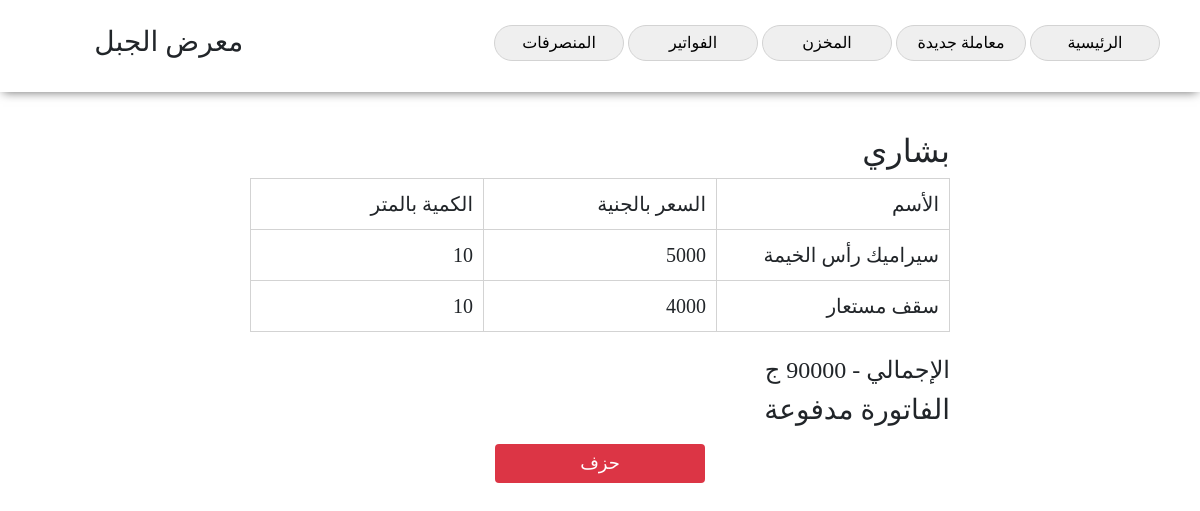
Page /showpill/1 (signed in) on the committed database.
### model.py (models this page shows)
class Pill(Model):
	customerName = CharField()
	data = JSONField()
	price = IntegerField()
	month = CharField()
	year = CharField()
	date = CharField()
	status = BooleanField(default=False)
	class Meta:
		database = db

### app.py (the view)
@app.route('/showpill/<int:id>')
def showpill(id):
	if not isLogedIn():
		return redirect(url_for('index'))
	pill = Pill.select().where(Pill.id == id)
	return render_template('showpill.html', pill = pill)

### app.py (called while the page is built)
def isLogedIn():
	try:
		cookie = session['session']
		print(cookie)
		if int(cookie) > 0:
			return True
		else:
			return False
	except:
		return False

### model.py (called while the page is built)
	def python_value(self, value):
		if value is not None:
			return json.loads(value)

### templates/showpill.html (shortened to what this page needs)
<!DOCTYPE html>
<html>
<head>
	<link rel="stylesheet" type="text/css" href="/static/css/bootstrap.css">
	<link rel="stylesheet" type="text/css" href="/static/css/fontello.css">
	<link rel="stylesheet" type="text/css" href="/static/css/style.css">
</head>
<body>
	<center>
		<nav class="shadow row">
			<div class="col-9" style="text-align: right;">
				<button
					onclick="location.href='/home'">الرئيسية</button>
				<button
					onclick="location.href='/deal'"
					>معاملة جديدة</button>
				<button
					onclick="location.href='/store'"
					>المخزن</button>
				<button
					onclick="location.href='/pills'"
					>الفواتير</button>
				<button
					onclick="location.href='/cuts'"
					>المنصرفات</button>
			</div>
			<div class="col-3">
				<h3>معرض الجبل</h3>
			</div>
		</nav>
		<div class="show_pill_container">
			{% if pill %}
				{% for p in pill %}
				<h2> {{ p.customerName }} </h2>
				<table class="show_pill_table_container">
						<tr>
							<td> الأسم </td>
							<td> السعر بالجنية </td>
							<td> الكمية  بالمتر</td>
						</tr>
						{% for product in p.data %}
						<tr>
							<td> {{ product.name }} </td>
							<td> {{ product.price }} </td>
							<td> {{ product.mount }} </td>
						</tr>
						{% endfor %}
				</table>
				<div>
					<br>
					<h4>
						 الإجمالي - {{ p.price }} ج
					</h4>
					{% if p.status %}
					<h3> الفاتورة مدفوعة </h3>
					{% else %}
					<h3> الفاتورة غير مدفوعة </h3>
					{% endif %}
				</div>
				<div>
					<center>
						<button onclick="deletePill({{ p.id }})" class="btn btn-danger">حزف</button>
					</center>
				</div>
				{% endfor %}
			{% else %}
			<h1>خطاء</h1>
			{% endif %}
		</div>
	</center>
</body>
</html>

### static/css/style.css (style rules this page uses)
body { direction: rtl; font-family: 'Cairo'; min-width: 1000px; cursor: default; }
button { cursor: pointer; }
.row { width: 100%; }
.shadow { box-shadow: 0px 3px 10px -3px dimgray; }
nav { padding: 25px }
nav button { border: solid lightgray 1px; padding: 5px; width: 130px; border-radius: 25px; }
.show_pill_container { width: 700px; text-align: right; padding-top: 40px; }
.show_pill_container table { width: 100%; }
.show_pill_table_container td { width: 33%; font-size: 20px; border: solid lightgray 1px; padding: 10px; }
.show_pill_container button { width: 30%; margin: 10px; border: none; font-size: 18px; }

### rows in the picture
Pill: customerName "بشاري", name "سيراميك رأس الخيمة" "سقف مستعار", price "5000" "4000", mount "10" "10", price "90000", status "الفاتورة مدفوعة"
